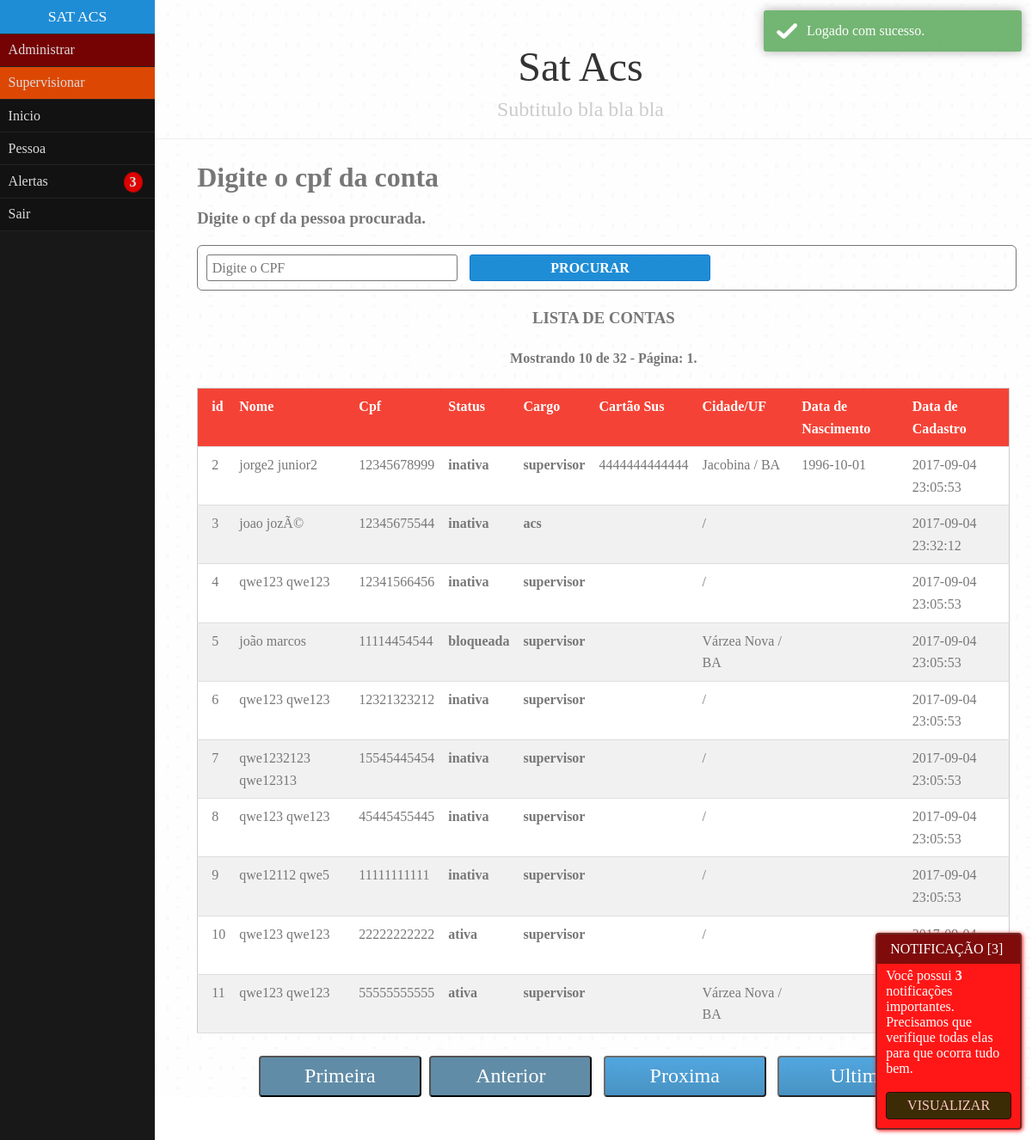
The app's page /home.php?p=administrar&gerenciar=cargos&pg=0 (signed in) with its own data.
### tables this page shows
CREATE TABLE `usuarios` (
  `id` int(11) NOT NULL,
  `nome` varchar(50) DEFAULT NULL,
  `sobrenome` varchar(50) DEFAULT NULL,
  `tipo_de_conta` set('acs','supervisor','admin') DEFAULT 'acs',
  `status` set('ativa','inativa','bloqueada') DEFAULT 'inativa',
  `sexo` set('Masculino','Feminino','Indefinido') NOT NULL DEFAULT 'Indefinido',
  `cpf` varchar(13) DEFAULT NULL,
  `cartao_sus` varchar(17) DEFAULT NULL,
  `ddd` varchar(4) DEFAULT NULL,
  `telefone` varchar(13) DEFAULT NULL,
  `cidade` varchar(50) DEFAULT NULL,
  `uf` varchar(50) DEFAULT NULL,
  `data_nascimento` date DEFAULT NULL,
  `email` varchar(30) DEFAULT NULL,
  `senha` varchar(50) DEFAULT NULL,
  `data_cadastro` datetime NOT NULL DEFAULT CURRENT_TIMESTAMP ON UPDATE CURRENT_TIMESTAMP,
  `foto` varchar(100) NOT NULL,
  `ip_cadastro` varchar(15) DEFAULT NULL,
  `ip_ultimologin` varchar(15) DEFAULT NULL
);

### require/conexao.php (called while the page is built, shortened)
<?php
	function conexao(){
		if(mysqli_connect_errno()){
			echo "Erro ao conectar: " . mysqli_connect_errno();
			die();
		}else{
			return $GLOBALS['con'];
		}
	}
	function antiinjection($sql){
		$sql = addslashes($sql);
		$sql = str_replace("'","",$sql);
		$sql = str_replace("select","",$sql);
		$sql = str_replace("insert","",$sql);
		$sql = str_replace("delete","",$sql);
		$sql = str_replace("where","",$sql);
		$sql = str_replace("drop table","",$sql);
		$sql = str_replace("show tables","",$sql);
		$sql = str_replace("truncate","",$sql);
		$sql = str_replace("SELECT","",$sql);
		$sql = str_replace("INSERT","",$sql);
		$sql = str_replace("DELETE","",$sql);
		$sql = str_replace("WHERE","",$sql);
		$sql = str_replace("DROP TABLE","",$sql);
		$sql = str_replace("SHOW TABLES","",$sql);
		$sql = str_replace("TRUNCATE","",$sql);
		$sql = str_replace("from","",$sql);
		$sql = str_replace("FROM","",$sql);
		return $sql;
	}

### include/functions_alerts.php (called while the page is built, shortened)
<?php
    include_once 'require/conexao.php';
    include_once 'include/functions_logon.php';
	function lembretesAlerts($dbi){
		$sql = mysqli_query(conexao(), "SELECT * FROM lembretes WHERE id_usuario='$dbi' ");
		$rel = mysqli_num_rows($sql);
		return $rel;
	}

### php/admin-cargos.php (the view, shortened to what this page needs)
<?php
	if(isset($_GET['submit']) && $_GET['submit']=="search"){
		$cpf = $_GET['cpf'];
		if(is_numeric($cpf) && (strlen($cpf)==11)){
			if($cpf!=$db['cpf']){
				$sqll = mysqli_query(conexao(), "SELECT * FROM usuarios WHERE cpf='".$cpf."' AND tipo_de_conta!='admin'") or die();
				$resultado = mysqli_num_rows($sqll);
				if($resultado == 1){
					include_once 'admin-cargos-view.php';
				}else{
					$_SESSION['mensagem']='erroradmin00';
					header("Location:?p=administrar&gerenciar=cargos&pg=0");
				}
			}else{
				$_SESSION['mensagem']='erroradmin01';
				header("Location:?p=administrar&gerenciar=cargos&pg=0");
			}
		}else{
			$_SESSION['mensagem']='erroradmin02';
			header("Location:?p=administrar&gerenciar=cargos&pg=0");
		}
	}else{
?>
<div class="str">
	<form id="form" accept-charset="utf-8" method="GET" action="">
		<h1>Digite o cpf da conta</h1>
		<h3>Digite o cpf da pessoa procurada.</h3>
		<div class="div">
			<input type="text" class="input" value="" placeholder="Digite o CPF" maxlength="11" name="cpf" autocomplete="off" required/>
			<button class="button submit" type="submit" value="search" name="submit">Procurar</button>
		</div>
	</form>
</div>
<?php
	if(isset($_GET["pg"])){
		$limite = 10;
		$pag = 0;
		$pg = $_GET["pg"];
		if(!$pg){ $pg = $pag;	}else{ $pg = $pg; }
		$sql2 = mysqli_query(conexao(), "SELECT * FROM usuarios WHERE tipo_de_conta!='admin'") or die();
		$res2 = mysqli_num_rows($sql2);
		$sql = mysqli_query(conexao(), "SELECT * FROM usuarios WHERE tipo_de_conta!='admin'LIMIT $pg, $limite") or die();
		$res = mysqli_num_rows($sql);
		if($res>=1){
			echo "<h3><center>LISTA DE CONTAS</center></h3>";
			echo "<h4><center>Mostrando $res de $res2 - Página: ".(($pg/10)==0 ? 1 : ($pg/10)+1).".</center></h4>";
?>
<table class="table">
	<thead>
		<tr class="w3-red">
			<th>id</th>
			<th>Nome</th>
			<th>Cpf</th>
			<th>Status</th>
			<th>Cargo</th>
			<th>Cartão Sus</th>
			<th>Cidade/UF</th>
			<th>Data de Nascimento</th>
			<th>Data de Cadastro</th>
		</tr>
	</thead>
<?php
		while($row = mysqli_fetch_array($sql)){
			echo "<tr>";
			echo "<td>".$row['id']."</td>";
			echo "<td>".$row['nome']." ".$row['sobrenome']."</td>";
			echo "<td>".$row['cpf']."</td>";
			echo "<td><b>".$row['status']."</b></td>";
			echo "<td><b>".$row['tipo_de_conta']."</b></td>";
			echo "<td>".$row['cartao_sus']."</td>";
			echo "<td>".$row['cidade']." / ".strtoupper($row['uf'])."</td>";
			echo "<td>".$row['data_nascimento']."</td>";
			echo "<td>".$row['data_cadastro']."</td>";
			echo "</tr>";
        }
?>
</table><br/>
<center>
<?php
		$ultima = substr($res2,0,1)*10;
		$anterior = $pg-$limite;
		if($anterior<0){
			echo "<button class=\"button btn-off\" type=\"button\">Primeira</button>";
			echo "<button class=\"button btn-off\" type=\"button\">Anterior</button>";
		}
		$prox = $pg+$limite;
		if($prox>$res2){
			echo "<button class=\"button btn-off\" type=\"button\">Proxima</button>";
			echo "<button class=\"button btn-off\" type=\"button\">Ultima</button>";
		}else{
			echo "<a href=home.php?p=administrar&gerenciar=cargos&pg=$prox>
					<button class=\"button btn\" type=\"button\">Proxima</button>
				 </a>";
			echo "<a href=home.php?p=administrar&gerenciar=cargos&pg=$ultima>
					<button class=\"button btn\" type=\"button\">Ultima</button>
				 </a>";
		}
		}else{
			echo "<h3>Nenhuma conta acs ativa em ".ucfirst($db['cidade'])." / ".mb_strtoupper($db['uf']).".</h3>";
		}
	}
?>
</center>
<?php } ?>

### home.php (shortened to what this page needs)
<?php
    include_once 'require/conexao.php';
    include_once 'include/functions_logon.php';
    include_once 'include/functions_alerts.php';
    include_once 'include/functions_pessoas.php';
?>
<!DOCTYPE html>
<html lang="pt-BR">
    <head>
        <link rel="stylesheet" type="text/css" media="all" href="css/style.css">
        <link rel="stylesheet" type="text/css" media="all" href="css/pure-min.css">
        <link rel="stylesheet" type="text/css" media="all" href="css/fonts.css">
        <link rel="stylesheet" type="text/css" media="all" href="css/toastr.css">
    </head>
<body>
<div id="layout">
    <?php
        include_once 'php/alert.php';
    ?>
    <div id="menu">
        <div class="pure-menu">
            <div class="pure-menu-heading"><?=titulo;?></div>
            <ul class="pure-menu-list">
                <?php
                    if($db['tipo_de_conta']=='supervisor' || $db['tipo_de_conta']=='admin' && $db['status'] != 'bloqueada' && $db['status'] != 'inativa'){
                        include_once 'php/menusupervisor.php';
                    }else{
                        if($db['status']!='inativa' && $db['status']!='bloqueada'){
                            include_once 'php/menuacs.php';
                        }else{
                            include_once 'php/menublocked.php';
                        }
                    }
                ?>
            </ul>
        </div>
    </div>
     <div id="main">
            <div class="header">
                <h1><?=titulo;?></h1>
                <h2>Subtitulo bla bla bla</h2>
            </div>
            <div class="content">
                <?php
                    paginas($db);
                ?>
            </div>
        </div>
    </div>
</body>
</html>

### php/alert.php
<?php
	include_once 'include/functions_alerts.php';
    if(lembretesAlerts($db['id'])>0){
?>
<div id="notifications" class="img">
    <div class="desg bloggerspice bserror bstext" icon="exclamation-circle" title="Error message">
        <div class="message-wrapper">
        <div class="headertext">
        <i class="fa bloggerspice-icon fa-exclamation-circle"></i>NOTIFICAÇÃO [<?=lembretesAlerts($db['id']);?>]</div>
        Você possui <b><?=lembretesAlerts($db['id']);?></b> notificações importantes.</br>
        Precisamos que verifique todas elas para que ocorra tudo bem.</br></br>
        <a href="?p=notificacoes">
            <div class="notify">VISUALIZAR</div>
        </a>
        </div>
    </div>
</div>
<?php } ?>

### php/menusupervisor.php (shortened to what this page needs)
<?php if(verificarSupervisor($db)==2){  ?>
	<li class="pure-menu-item">
		<a href="#" class="pure-menu-link admin btn-toggle" id="admin" data-element="#hover">Administrar</a>
	</li>
<?php } ?>
<li class="pure-menu-item">
	<a href="#" class="pure-menu-link admin btn-toggle" id="supervisor" data-element="#hover2">Supervisionar</a>
</li>
<?php require_once 'menuacs.php'; ?>

### php/menuacs.php (shortened to what this page needs)
<div id="menu-acs">
	<li class="pure-menu-item"><a href="?p=home" class="pure-menu-link">Inicio</a></li>
	<li class="pure-menu-item"><a href="#" class="pure-menu-link btn-toggle" data-element="#hover3">Pessoa</a></li>
	<li class="pure-menu-item"><a href="?p=notificacoes" class="pure-menu-link">Alertas <?php if(lembretesAlerts($db['id'])>0){ echo "<b>".lembretesAlerts($db['id'])."</b>"; }?></a></li>
	<li class="pure-menu-item"><a href="?p=logout" class="pure-menu-link">Sair</a></li>
</div>

### include/functions_logon.php (shortened to what this page needs)
<?php
   include_once 'require/conexao.php';
   $sql = "SELECT * FROM USUARIOS WHERE nome='".antiinjection($_SESSION['nome'])."' AND sobrenome='".antiinjection($_SESSION['sobrenome'])."' AND cpf ='".antiinjection($_SESSION['cpf'])."'";
   $result = mysqli_query(conexao(), $sql);
   $db = mysqli_fetch_assoc($result);
   function verificarSupervisor($db){
     if($db['tipo_de_conta']=='admin'){
       return 2;
     }elseif($db['tipo_de_conta']=='supervisor'){
       return 1;
     }else{
       return 0;
     }
   }
   function paginas($db){
     if($db['status']=='inativa'){
       if(!isset($_GET['p'])){
         include_once('php/inativa.php');
       }else{
         switch($_GET['p']){
           case 'inativa': include_once('php/inativa.php'); break;
           case 'logout': include_once('php/logout.php'); break;
           case 'atualizar': include_once('php/atualizar.php'); break;
           default: include_once('php/inativa.php'); break;
         }
       }
     }else{
       if(!isset($_GET['p'])){
         include_once('php/home.php');
       }else{
         if(verificarSupervisor($db)==1){
           switch($_GET['p']){
             case 'home': include_once('php/home.php'); break;
             case 'atualizar': include_once('php/atualizar.php'); break;
             case 'logout': include_once('php/logout.php'); break;
             case 'sair': include_once('php/logout.php'); break;
             case 'domicilio': include_once ('php/domicilio.php'); break;
             case 'domicilio-criar': include_once ('php/domicilio-criar.php'); break;
             case 'pessoas': include_once('php/pessoas.php'); break;
             case 'pessoas-criar': include_once('php/pessoas-criar.php'); break;
             case 'pessoas-editar': include_once('php/pessoas-editar.php'); break;
             case 'notificacoes': include_once('php/notificacoes.php'); break;
             case 'filtros': include_once('php/filtros.php'); break;
             case 'homesupervisor': include_once('php/homesupervisor.php'); break;
             case 'supervisionar': include_once('php/supervisionar.php'); break;
             case 'supervisionar-lista': include_once('php/supervisionar-lista.php'); break;
             default: include_once('php/home.php'); break;
           }
         }else{
           switch($_GET['p']){
             case 'administrar': include_once('php/admin.php'); break;
           }
         }
       }
     }
   }

### php/admin.php (shortened to what this page needs)
<?php
	if(verificarSupervisor($db)==2){
		if(isset($_GET['gerenciar']) && $_GET['gerenciar']!=""){
			$getG = antiinjection($_GET['gerenciar']);
			if($getG == 'cargos'){
				include_once 'admin-cargos.php';
			}elseif($getG == 'localidades'){
				include_once 'admin-localidades.php';
			}
		}
	}
?>

### css/pure-min.css (style rules this page uses)
.pure-table, table { border-collapse: collapse; border-spacing: 0 }
html { font-family: sans-serif; -ms-text-size-adjust: 100%; -webkit-text-size-adjust: 100% }
body { margin: 0 }
a { background-color: transparent }
b, optgroup, strong { font-weight: 700 }
h1 { font-size: 2em; margin: .67em 0 }
button, input, optgroup, select, textarea { color: inherit; font: inherit; margin: 0 }
.pure-button, input { line-height: normal }
button { overflow: visible }
button, select { text-transform: none }
button, html input[type=button], input[type=reset], input[type=submit] { -webkit-appearance: button; cursor: pointer }
.pure-button, .pure-form input:not([type]), .pure-menu { box-sizing: border-box }
legend, td, th { padding: 0 }
.pure-menu-item, .pure-menu-list { position: relative }
.pure-menu-list { list-style: none; margin: 0; padding: 0 }
.pure-menu-item { padding: 0; margin: 0; height: 100%; border-bottom: 1px solid #242222; }
.pure-menu-heading { text-align: center; display: block; text-decoration: none; white-space: nowrap; }
.pure-menu-link { padding-left: 3px; display: block; text-decoration: none; white-space: nowrap; }
.pure-menu-item .admin { background-color: #860000; border-bottom: 1px solid red; }
.pure-menu-heading { text-transform: uppercase; color: #565d64 }
.pure-menu-link { color: #777 }
.pure-menu-disabled, .pure-menu-heading, .pure-menu-link { padding: .5em 1em }

### records on screen
usuarios: id "2", nome "jorge2", sobrenome "junior2", cpf "12345678999", status "inativa", tipo_de_conta "supervisor", cartao_sus "4444444444444", cidade "Jacobina", uf "BA", data_nascimento "1996-10-01", data_cadastro "2017-09-04 23:05:53"
usuarios: id "3", nome "joao", sobrenome "jozÃ©", cpf "12345675544", status "inativa", tipo_de_conta "acs", data_cadastro "2017-09-04 23:32:12"
usuarios: id "4", nome "qwe123", sobrenome "qwe123", cpf "12341566456", status "inativa", tipo_de_conta "supervisor", data_cadastro "2017-09-04 23:05:53"
usuarios: id "5", nome "joão", sobrenome "marcos", cpf "11114454544", status "bloqueada", tipo_de_conta "supervisor", cidade "Várzea Nova", uf "BA", data_cadastro "2017-09-04 23:05:53"
usuarios: id "6", nome "qwe123", sobrenome "qwe123", cpf "12321323212", status "inativa", tipo_de_conta "supervisor", data_cadastro "2017-09-04 23:05:53"
usuarios: id "7", nome "qwe1232123", sobrenome "qwe12313", cpf "15545445454", status "inativa", tipo_de_conta "supervisor", data_cadastro "2017-09-04 23:05:53"
usuarios: id "8", nome "qwe123", sobrenome "qwe123", cpf "45445455445", status "inativa", tipo_de_conta "supervisor", data_cadastro "2017-09-04 23:05:53"
usuarios: id "9", nome "qwe12112", sobrenome "qwe5", cpf "11111111111", status "inativa", tipo_de_conta "supervisor", data_cadastro "2017-09-04 23:05:53"
usuarios: id "10", nome "qwe123", sobrenome "qwe123", cpf "22222222222", status "ativa", tipo_de_conta "supervisor"
usuarios: id "11", nome "qwe123", sobrenome "qwe123", cpf "55555555555", status "ativa", tipo_de_conta "supervisor", cidade "Várzea Nova", uf "BA"

### other values on screen
lembretesAlerts($db['id']) "3"
titulo "SAT ACS"
titulo "Sat Acs"
$res "10"
$res2 "32"
